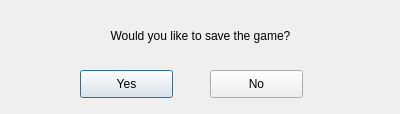
<?xml version="1.0" encoding="UTF-8"?>
<ui version="4.0">
 <class>SaveGame</class>
 <widget class="QDialog" name="SaveGame">
  <property name="geometry">
   <rect>
    <x>0</x>
    <y>0</y>
    <width>400</width>
    <height>114</height>
   </rect>
  </property>
  <property name="windowTitle">
   <string>Dialog</string>
  </property>
  <widget class="QPushButton" name="save_yes">
   <property name="geometry">
    <rect>
     <x>80</x>
     <y>70</y>
     <width>93</width>
     <height>28</height>
    </rect>
   </property>
   <property name="text">
    <string>Yes</string>
   </property>
  </widget>
  <widget class="QPushButton" name="save_no">
   <property name="geometry">
    <rect>
     <x>210</x>
     <y>70</y>
     <width>93</width>
     <height>28</height>
    </rect>
   </property>
   <property name="text">
    <string>No</string>
   </property>
  </widget>
  <widget class="QLabel" name="label">
   <property name="geometry">
    <rect>
     <x>0</x>
     <y>20</y>
     <width>401</width>
     <height>31</height>
    </rect>
   </property>
   <property name="layoutDirection">
    <enum>Qt::LeftToRight</enum>
   </property>
   <property name="styleSheet">
    <string notr="true">font: 14pt &quot;MS Shell Dlg 2&quot;;</string>
   </property>
   <property name="text">
    <string>Would you like to save the game?</string>
   </property>
   <property name="alignment">
    <set>Qt::AlignCenter</set>
   </property>
  </widget>
 </widget>
 <resources/>
 <connections/>
</ui>
